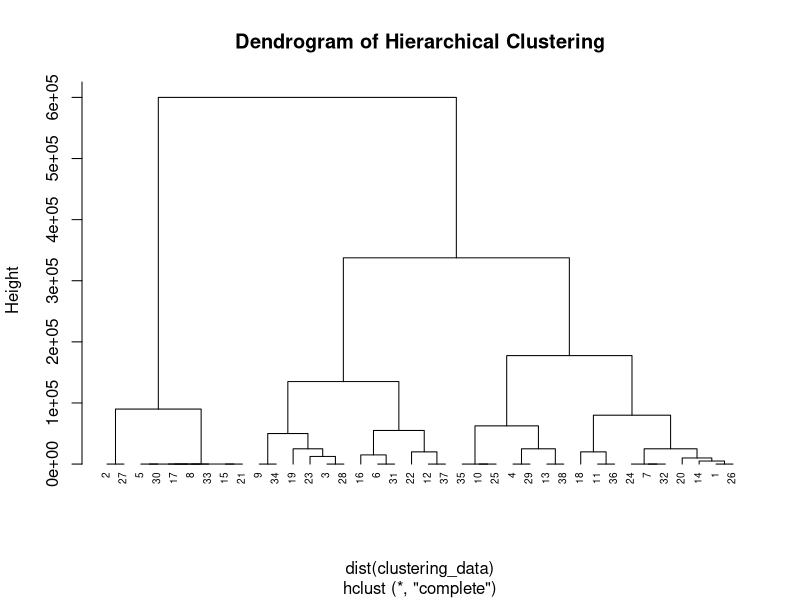

Generate this figure with R:
# Read the dataset
data <- read.table(text = "
Customer_ID Age Gender Employment_Status Monthly_Balance_INR Loan_Approved Credit_Score
1001 35 Male Employed 375000 Yes 720
1002 28 Female Student 90000 No 650
1003 45 Female Self-employed 562500 Yes 780
1004 40 Male Employed 300000 Yes 710
1005 22 Male Unemployed 0 No 600
1006 39 Female Employed 465000 Yes 730
1007 31 Male Employed 360000 Yes 680
1008 26 Female Unemployed 0 No 620
1009 48 Male Self-employed 600000 Yes 750
1010 29 Female Employed 262500 No 590
1011 33 Male Employed 420000 Yes 700
1012 36 Female Self-employed 520000 Yes 740
1013 27 Female Employed 325000 Yes 680
1014 34 Male Employed 380000 Yes 710
1015 30 Male Unemployed 0 No 580
1016 42 Female Employed 480000 Yes 760
1017 25 Male Student 0 No 620
1018 37 Female Employed 440000 Yes 690
1019 41 Male Self-employed 550000 Yes 730
1020 32 Female Employed 385000 Yes 680
1021 23 Male Unemployed 0 No 550
1022 38 Female Employed 500000 Yes 720
1023 46 Male Self-employed 575000 Yes 790
1024 31 Male Employed 360000 Yes 710
1025 29 Female Employed 262500 No 590
1026 35 Male Employed 375000 Yes 720
1027 28 Female Student 90000 No 650
1028 45 Female Self-employed 562500 Yes 780
1029 40 Male Employed 300000 Yes 710
1030 22 Male Unemployed 0 No 600
1031 39 Female Employed 465000 Yes 730
1032 31 Male Employed 360000 Yes 680
1033 26 Female Unemployed 0 No 620
1034 48 Male Self-employed 600000 Yes 750
1035 29 Female Employed 262500 No 590
1036 33 Male Employed 420000 Yes 700
1037 36 Female Self-employed 520000 Yes 740
1038 27 Female Employed 325000 Yes 680
", header = TRUE)

# Select relevant columns for clustering
clustering_data <- data[, c("Age", "Monthly_Balance_INR", "Credit_Score")]

# Perform hierarchical clustering
hc <- hclust(dist(clustering_data))

# Visualize the dendrogram
plot(hc, hang = -1, cex = 0.6, main = "Dendrogram of Hierarchical Clustering")
